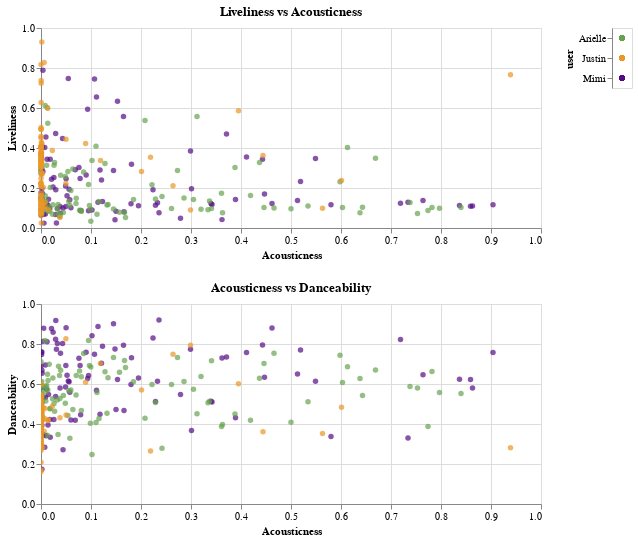

Write notebook code for a chart like this one.
### Markdown cell above
One scatter plot showing liveness vs acousticness then when you highlight a section, selects on scatter plot below showing danceability and acousticness
		a.  tooltip w song name (altair)

### Code cell
import altair as alt

# Define colors and color scale
colors = ["#540b84", "#67a34f", "#ea9726"]
color_scale = alt.Scale(domain=df['user'].unique().tolist(), range=colors)

# Establishing selection via region
selection = alt.selection_single(fields=['user'], name='User', empty='all')

# Color mapping
color_mapping = {'Arielle': "#67a34f", 'Mimi': '#540b84', 'Justin': '#ea9726'}

# Establishing color change based on selection
color = alt.condition(
    selection,
    alt.Color('user:N', scale=color_scale, legend=None),
    alt.value('lightgrey')
)

# Establishing brush for interactivity
brush = alt.selection_interval(encodings=['x'])

# Chart 2: Liveliness vs Acousticness
chart2 = alt.Chart(df).mark_circle().encode(
    alt.X('acousticness:Q', title='Acousticness'),
    alt.Y('liveness:Q', title='Liveliness'),
    alt.Tooltip(['user:N', 'track_name:N', 'liveness:Q', 'acousticness:Q', 'artist_name:N']),
    color=color
).add_selection(selection).properties(
    height=200,
    width=500,
    title='Liveliness vs Acousticness'
)

# Legend
legend = alt.Chart(df).mark_circle().encode(
    y=alt.Y('user:N'),
    color=alt.Color('user:N', scale=alt.Scale(domain=list(color_mapping.keys()), range=list(color_mapping.values())), legend=None)
).add_selection(selection)

# Chart 3: Acousticness vs Danceability
chart3 = alt.Chart(df).mark_circle().encode(
    alt.X('acousticness:Q', title='Acousticness').scale(domain=brush),
    alt.Y('danceability:Q', title='Danceability'),
    alt.Tooltip(['user:N', 'track_name:N', 'danceability:Q', 'acousticness:Q', 'artist_name:N']),
    color=color
).add_selection(brush).properties(
    height=200,
    width=500,
    title='Acousticness vs Danceability'
)

# Combining charts
chart4 = (chart2 | legend) & chart3
chart4

### Figure 1 — Vega-Lite specification as saved in the notebook (floating-point values rounded to 4 significant figures; data arrays with more than 128 entries replaced by an {"elided": "..."} marker saying what was removed)
{"config": {"view": {"continuousWidth": 300, "continuousHeight": 300}}, "vconcat": [{"hconcat": [{"mark": {"type": "circle"}, "encoding": {"color": {"condition": {"param": "User", "empty": true, "field": "user", "legend": null, "scale": {"domain": ["Mimi", "Arielle", "Justin"], "range": ["#540b84", "#67a34f", "#ea9726"]}, "type": "nominal"}, "value": "lightgrey"}, "tooltip": [{"field": "user", "type": "nominal"}, {"field": "track_name", "type": "nominal"}, {"field": "liveness", "type": "quantitative"}, {"field": "acousticness", "type": "quantitative"}, {"field": "artist_name", "type": "nominal"}], "x": {"field": "acousticness", "title": "Acousticness", "type": "quantitative"}, "y": {"field": "liveness", "title": "Liveliness", "type": "quantitative"}}, "height": 200, "name": "view_3", "title": "Liveliness vs Acousticness", "width": 500}, {"mark": {"type": "circle"}, "encoding": {"color": {"field": "user", "legend": null, "scale": {"domain": ["Arielle", "Mimi", "Justin"], "range": ["#67a34f", "#540b84", "#ea9726"]}, "type": "nominal"}, "y": {"field": "user", "type": "nominal"}}, "name": "view_4"}]}, {"mark": {"type": "circle"}, "encoding": {"color": {"condition": {"param": "User", "empty": true, "field": "user", "legend": null, "scale": {"domain": ["Mimi", "Arielle", "Justin"], "range": ["#540b84", "#67a34f", "#ea9726"]}, "type": "nominal"}, "value": "lightgrey"}, "tooltip": [{"field": "user", "type": "nominal"}, {"field": "track_name", "type": "nominal"}, {"field": "danceability", "type": "quantitative"}, {"field": "acousticness", "type": "quantitative"}, {"field": "artist_name", "type": "nominal"}], "x": {"field": "acousticness", "scale": {"domain": {"param": "param_2"}}, "title": "Acousticness", "type": "quantitative"}, "y": {"field": "danceability", "title": "Danceability", "type": "quantitative"}}, "height": 200, "name": "view_5", "title": "Acousticness vs Danceability", "width": 500}], "data": {"name": "data-fc2d202acf34c79a57335987cee32eff"}, "params": [{"name": "User", "select": {"type": "point", "fields": ["user"]}, "views": ["view_3", "view_4"]}, {"name": "param_2", "select": {"type": "interval", "encodings": ["x"]}, "views": ["view_5"]}], "$schema": "https://vega.github.io/schema/vega-lite/v5.16.3.json", "datasets": {"data-fc2d202acf34c79a57335987cee32eff": {"elided": "300 records"}}}
